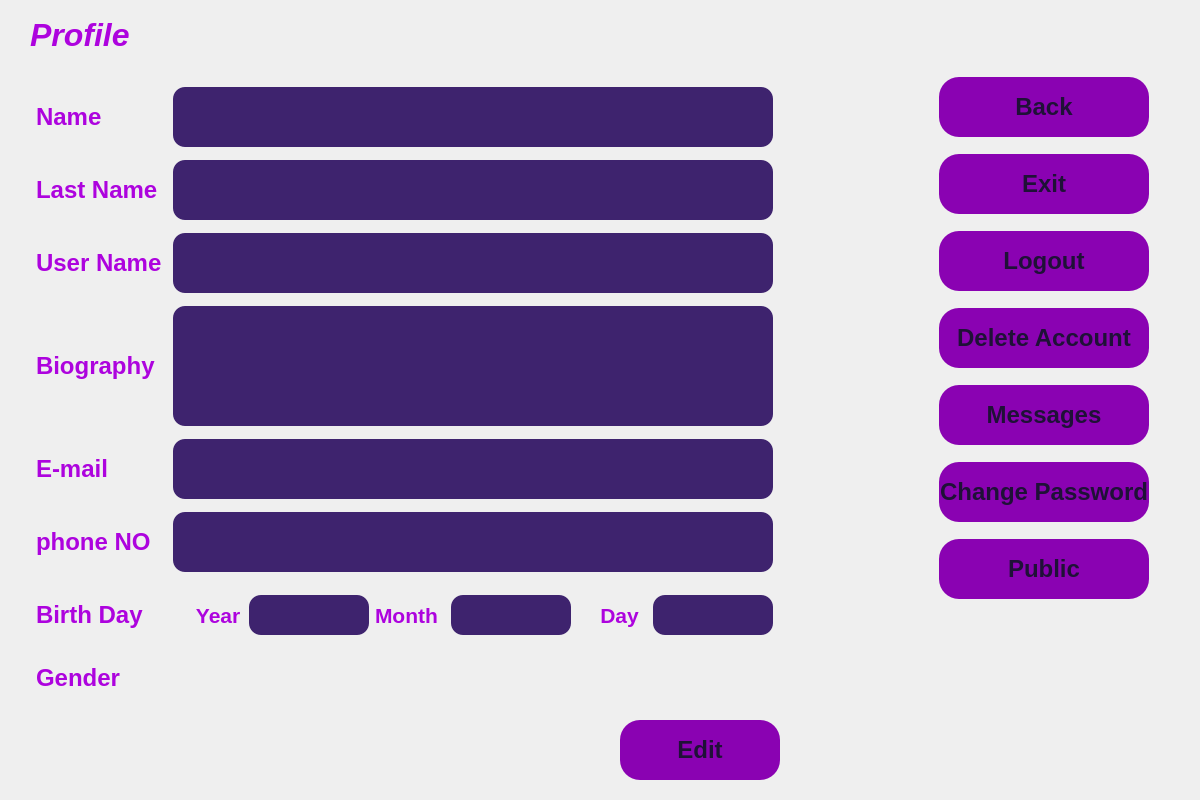
<?xml version="1.0" encoding="UTF-8"?>
<ui version="4.0">
 <class>setting</class>
 <widget class="QWidget" name="setting">
  <property name="geometry">
   <rect>
    <x>0</x>
    <y>0</y>
    <width>1200</width>
    <height>800</height>
   </rect>
  </property>
  <property name="minimumSize">
   <size>
    <width>1200</width>
    <height>800</height>
   </size>
  </property>
  <property name="maximumSize">
   <size>
    <width>16777215</width>
    <height>16777215</height>
   </size>
  </property>
  <property name="windowTitle">
   <string>Setting</string>
  </property>
  <property name="styleSheet">
   <string notr="true">setting
{
	background-color:#0a0612;
}
QPushButton
{
	background-color:#8a02b2;
	color:#1f1137;
	border-radius:20px;
}
QPushButton:hover
{
	background-color:#341d5c;
	color: #ffffff;
}
QLabel
{
	color:#ad03de;
}
QLineEdit
{
	background-color:#673ab7;
	color:#ffffff;
	border-radius:16px;
}
QLineEdit:hover
{
	background-color:#5d34a5;
}
QPlainTextEdit
{
	color:#ffffff;
	background-color:#3e236e;
	border-radius:12px;
}</string>
  </property>
  <widget class="QLabel" name="label_profile">
   <property name="geometry">
    <rect>
     <x>30</x>
     <y>10</y>
     <width>200</width>
     <height>50</height>
    </rect>
   </property>
   <property name="minimumSize">
    <size>
     <width>200</width>
     <height>50</height>
    </size>
   </property>
   <property name="maximumSize">
    <size>
     <width>200</width>
     <height>50</height>
    </size>
   </property>
   <property name="font">
    <font>
     <pointsize>24</pointsize>
     <italic>true</italic>
     <bold>true</bold>
    </font>
   </property>
   <property name="text">
    <string>Profile</string>
   </property>
  </widget>
  <widget class="QWidget" name="gridLayoutWidget">
   <property name="geometry">
    <rect>
     <x>30</x>
     <y>80</y>
     <width>750</width>
     <height>631</height>
    </rect>
   </property>
   <property name="font">
    <font>
     <pointsize>18</pointsize>
     <bold>true</bold>
    </font>
   </property>
   <layout class="QGridLayout" name="gridLayout">
    <property name="verticalSpacing">
     <number>6</number>
    </property>
    <item row="6" column="0">
     <widget class="QLabel" name="label_birthday">
      <property name="minimumSize">
       <size>
        <width>125</width>
        <height>60</height>
       </size>
      </property>
      <property name="maximumSize">
       <size>
        <width>125</width>
        <height>60</height>
       </size>
      </property>
      <property name="font">
       <font>
        <pointsize>18</pointsize>
        <bold>true</bold>
       </font>
      </property>
      <property name="text">
       <string>Birth Day</string>
      </property>
     </widget>
    </item>
    <item row="1" column="1">
     <widget class="QPlainTextEdit" name="pte_lastname">
      <property name="minimumSize">
       <size>
        <width>600</width>
        <height>60</height>
       </size>
      </property>
      <property name="maximumSize">
       <size>
        <width>600</width>
        <height>60</height>
       </size>
      </property>
      <property name="font">
       <font>
        <pointsize>18</pointsize>
        <bold>true</bold>
       </font>
      </property>
      <property name="readOnly">
       <bool>true</bool>
      </property>
     </widget>
    </item>
    <item row="3" column="1">
     <widget class="QPlainTextEdit" name="pte_biography">
      <property name="minimumSize">
       <size>
        <width>600</width>
        <height>120</height>
       </size>
      </property>
      <property name="maximumSize">
       <size>
        <width>600</width>
        <height>120</height>
       </size>
      </property>
      <property name="font">
       <font>
        <pointsize>18</pointsize>
        <bold>true</bold>
       </font>
      </property>
      <property name="readOnly">
       <bool>true</bool>
      </property>
     </widget>
    </item>
    <item row="0" column="1">
     <widget class="QPlainTextEdit" name="pte_name">
      <property name="minimumSize">
       <size>
        <width>600</width>
        <height>60</height>
       </size>
      </property>
      <property name="maximumSize">
       <size>
        <width>600</width>
        <height>60</height>
       </size>
      </property>
      <property name="font">
       <font>
        <pointsize>18</pointsize>
        <bold>true</bold>
       </font>
      </property>
      <property name="readOnly">
       <bool>true</bool>
      </property>
     </widget>
    </item>
    <item row="3" column="0">
     <widget class="QLabel" name="label_biography">
      <property name="minimumSize">
       <size>
        <width>125</width>
        <height>120</height>
       </size>
      </property>
      <property name="maximumSize">
       <size>
        <width>125</width>
        <height>120</height>
       </size>
      </property>
      <property name="font">
       <font>
        <pointsize>18</pointsize>
        <bold>true</bold>
       </font>
      </property>
      <property name="text">
       <string>Biography</string>
      </property>
     </widget>
    </item>
    <item row="4" column="0">
     <widget class="QLabel" name="label_email">
      <property name="minimumSize">
       <size>
        <width>125</width>
        <height>60</height>
       </size>
      </property>
      <property name="maximumSize">
       <size>
        <width>125</width>
        <height>60</height>
       </size>
      </property>
      <property name="font">
       <font>
        <pointsize>18</pointsize>
        <bold>true</bold>
       </font>
      </property>
      <property name="text">
       <string>E-mail</string>
      </property>
     </widget>
    </item>
    <item row="0" column="0">
     <widget class="QLabel" name="label_name">
      <property name="minimumSize">
       <size>
        <width>125</width>
        <height>60</height>
       </size>
      </property>
      <property name="maximumSize">
       <size>
        <width>125</width>
        <height>60</height>
       </size>
      </property>
      <property name="font">
       <font>
        <pointsize>18</pointsize>
        <bold>true</bold>
       </font>
      </property>
      <property name="text">
       <string>Name</string>
      </property>
     </widget>
    </item>
    <item row="6" column="1">
     <layout class="QHBoxLayout" name="horizontalLayout">
      <property name="spacing">
       <number>6</number>
      </property>
      <item>
       <widget class="QLabel" name="label_year">
        <property name="minimumSize">
         <size>
          <width>70</width>
          <height>40</height>
         </size>
        </property>
        <property name="maximumSize">
         <size>
          <width>70</width>
          <height>40</height>
         </size>
        </property>
        <property name="font">
         <font>
          <pointsize>16</pointsize>
          <bold>true</bold>
         </font>
        </property>
        <property name="text">
         <string>    Year</string>
        </property>
       </widget>
      </item>
      <item>
       <widget class="QPlainTextEdit" name="pte_year">
        <property name="minimumSize">
         <size>
          <width>120</width>
          <height>40</height>
         </size>
        </property>
        <property name="maximumSize">
         <size>
          <width>120</width>
          <height>40</height>
         </size>
        </property>
        <property name="font">
         <font>
          <pointsize>18</pointsize>
          <bold>true</bold>
         </font>
        </property>
        <property name="readOnly">
         <bool>true</bool>
        </property>
       </widget>
      </item>
      <item>
       <widget class="QLabel" name="label_month">
        <property name="minimumSize">
         <size>
          <width>70</width>
          <height>40</height>
         </size>
        </property>
        <property name="maximumSize">
         <size>
          <width>70</width>
          <height>40</height>
         </size>
        </property>
        <property name="font">
         <font>
          <pointsize>16</pointsize>
          <bold>true</bold>
         </font>
        </property>
        <property name="text">
         <string>Month</string>
        </property>
       </widget>
      </item>
      <item>
       <widget class="QPlainTextEdit" name="pte_month">
        <property name="minimumSize">
         <size>
          <width>120</width>
          <height>40</height>
         </size>
        </property>
        <property name="maximumSize">
         <size>
          <width>120</width>
          <height>40</height>
         </size>
        </property>
        <property name="font">
         <font>
          <pointsize>18</pointsize>
          <bold>true</bold>
         </font>
        </property>
        <property name="readOnly">
         <bool>true</bool>
        </property>
       </widget>
      </item>
      <item>
       <widget class="QLabel" name="label_day">
        <property name="minimumSize">
         <size>
          <width>70</width>
          <height>40</height>
         </size>
        </property>
        <property name="maximumSize">
         <size>
          <width>70</width>
          <height>40</height>
         </size>
        </property>
        <property name="font">
         <font>
          <pointsize>16</pointsize>
          <bold>true</bold>
         </font>
        </property>
        <property name="text">
         <string>    Day</string>
        </property>
       </widget>
      </item>
      <item>
       <widget class="QPlainTextEdit" name="pte_day">
        <property name="minimumSize">
         <size>
          <width>120</width>
          <height>40</height>
         </size>
        </property>
        <property name="maximumSize">
         <size>
          <width>120</width>
          <height>40</height>
         </size>
        </property>
        <property name="font">
         <font>
          <pointsize>18</pointsize>
          <bold>true</bold>
         </font>
        </property>
        <property name="readOnly">
         <bool>true</bool>
        </property>
       </widget>
      </item>
     </layout>
    </item>
    <item row="4" column="1">
     <widget class="QPlainTextEdit" name="pte_email">
      <property name="minimumSize">
       <size>
        <width>600</width>
        <height>60</height>
       </size>
      </property>
      <property name="maximumSize">
       <size>
        <width>600</width>
        <height>60</height>
       </size>
      </property>
      <property name="font">
       <font>
        <pointsize>18</pointsize>
        <bold>true</bold>
       </font>
      </property>
      <property name="readOnly">
       <bool>true</bool>
      </property>
     </widget>
    </item>
    <item row="7" column="0">
     <widget class="QLabel" name="label_gender">
      <property name="minimumSize">
       <size>
        <width>125</width>
        <height>40</height>
       </size>
      </property>
      <property name="maximumSize">
       <size>
        <width>125</width>
        <height>40</height>
       </size>
      </property>
      <property name="font">
       <font>
        <pointsize>18</pointsize>
        <bold>true</bold>
       </font>
      </property>
      <property name="text">
       <string>Gender</string>
      </property>
     </widget>
    </item>
    <item row="5" column="0">
     <widget class="QLabel" name="label_phonenumber">
      <property name="minimumSize">
       <size>
        <width>125</width>
        <height>60</height>
       </size>
      </property>
      <property name="maximumSize">
       <size>
        <width>125</width>
        <height>60</height>
       </size>
      </property>
      <property name="font">
       <font>
        <pointsize>18</pointsize>
        <bold>true</bold>
       </font>
      </property>
      <property name="text">
       <string>phone NO</string>
      </property>
     </widget>
    </item>
    <item row="1" column="0">
     <widget class="QLabel" name="label_lastname">
      <property name="minimumSize">
       <size>
        <width>125</width>
        <height>60</height>
       </size>
      </property>
      <property name="maximumSize">
       <size>
        <width>125</width>
        <height>60</height>
       </size>
      </property>
      <property name="font">
       <font>
        <pointsize>18</pointsize>
        <bold>true</bold>
       </font>
      </property>
      <property name="text">
       <string>Last Name</string>
      </property>
     </widget>
    </item>
    <item row="5" column="1">
     <widget class="QPlainTextEdit" name="pte_phonenumber">
      <property name="minimumSize">
       <size>
        <width>600</width>
        <height>60</height>
       </size>
      </property>
      <property name="maximumSize">
       <size>
        <width>600</width>
        <height>60</height>
       </size>
      </property>
      <property name="font">
       <font>
        <pointsize>18</pointsize>
        <bold>true</bold>
       </font>
      </property>
      <property name="readOnly">
       <bool>true</bool>
      </property>
     </widget>
    </item>
    <item row="2" column="0">
     <widget class="QLabel" name="label_username">
      <property name="minimumSize">
       <size>
        <width>125</width>
        <height>60</height>
       </size>
      </property>
      <property name="maximumSize">
       <size>
        <width>125</width>
        <height>60</height>
       </size>
      </property>
      <property name="font">
       <font>
        <pointsize>18</pointsize>
        <bold>true</bold>
       </font>
      </property>
      <property name="text">
       <string>User Name</string>
      </property>
     </widget>
    </item>
    <item row="2" column="1">
     <widget class="QPlainTextEdit" name="pte_username">
      <property name="minimumSize">
       <size>
        <width>600</width>
        <height>60</height>
       </size>
      </property>
      <property name="maximumSize">
       <size>
        <width>600</width>
        <height>60</height>
       </size>
      </property>
      <property name="font">
       <font>
        <pointsize>18</pointsize>
        <bold>true</bold>
       </font>
      </property>
      <property name="readOnly">
       <bool>true</bool>
      </property>
     </widget>
    </item>
   </layout>
  </widget>
  <widget class="QPushButton" name="btn_edit">
   <property name="geometry">
    <rect>
     <x>620</x>
     <y>720</y>
     <width>160</width>
     <height>60</height>
    </rect>
   </property>
   <property name="minimumSize">
    <size>
     <width>160</width>
     <height>60</height>
    </size>
   </property>
   <property name="maximumSize">
    <size>
     <width>160</width>
     <height>60</height>
    </size>
   </property>
   <property name="font">
    <font>
     <pointsize>18</pointsize>
     <bold>true</bold>
    </font>
   </property>
   <property name="text">
    <string>Edit</string>
   </property>
  </widget>
  <widget class="QWidget" name="verticalLayoutWidget">
   <property name="geometry">
    <rect>
     <x>939</x>
     <y>70</y>
     <width>221</width>
     <height>541</height>
    </rect>
   </property>
   <layout class="QVBoxLayout" name="verticalLayout">
    <property name="spacing">
     <number>10</number>
    </property>
    <item>
     <widget class="QPushButton" name="btn_back">
      <property name="minimumSize">
       <size>
        <width>210</width>
        <height>60</height>
       </size>
      </property>
      <property name="maximumSize">
       <size>
        <width>210</width>
        <height>60</height>
       </size>
      </property>
      <property name="font">
       <font>
        <pointsize>18</pointsize>
        <italic>false</italic>
        <bold>true</bold>
       </font>
      </property>
      <property name="text">
       <string>Back</string>
      </property>
     </widget>
    </item>
    <item>
     <widget class="QPushButton" name="btn_exit">
      <property name="minimumSize">
       <size>
        <width>210</width>
        <height>60</height>
       </size>
      </property>
      <property name="maximumSize">
       <size>
        <width>210</width>
        <height>60</height>
       </size>
      </property>
      <property name="font">
       <font>
        <pointsize>18</pointsize>
        <italic>false</italic>
        <bold>true</bold>
       </font>
      </property>
      <property name="text">
       <string>Exit</string>
      </property>
     </widget>
    </item>
    <item>
     <widget class="QPushButton" name="btn_logout">
      <property name="minimumSize">
       <size>
        <width>210</width>
        <height>60</height>
       </size>
      </property>
      <property name="maximumSize">
       <size>
        <width>210</width>
        <height>60</height>
       </size>
      </property>
      <property name="font">
       <font>
        <pointsize>18</pointsize>
        <italic>false</italic>
        <bold>true</bold>
       </font>
      </property>
      <property name="text">
       <string>Logout</string>
      </property>
     </widget>
    </item>
    <item>
     <widget class="QPushButton" name="btn_deleteaccount">
      <property name="minimumSize">
       <size>
        <width>210</width>
        <height>60</height>
       </size>
      </property>
      <property name="maximumSize">
       <size>
        <width>210</width>
        <height>60</height>
       </size>
      </property>
      <property name="font">
       <font>
        <pointsize>18</pointsize>
        <italic>false</italic>
        <bold>true</bold>
       </font>
      </property>
      <property name="text">
       <string>Delete Account</string>
      </property>
     </widget>
    </item>
    <item>
     <widget class="QPushButton" name="btn_messages">
      <property name="minimumSize">
       <size>
        <width>210</width>
        <height>60</height>
       </size>
      </property>
      <property name="maximumSize">
       <size>
        <width>210</width>
        <height>60</height>
       </size>
      </property>
      <property name="font">
       <font>
        <pointsize>18</pointsize>
        <italic>false</italic>
        <bold>true</bold>
       </font>
      </property>
      <property name="text">
       <string>Messages</string>
      </property>
     </widget>
    </item>
    <item>
     <widget class="QPushButton" name="btn_changepassword">
      <property name="minimumSize">
       <size>
        <width>210</width>
        <height>60</height>
       </size>
      </property>
      <property name="maximumSize">
       <size>
        <width>210</width>
        <height>60</height>
       </size>
      </property>
      <property name="font">
       <font>
        <pointsize>18</pointsize>
        <bold>true</bold>
       </font>
      </property>
      <property name="text">
       <string>Change Password</string>
      </property>
     </widget>
    </item>
    <item>
     <widget class="QPushButton" name="btn_publicprivate">
      <property name="minimumSize">
       <size>
        <width>210</width>
        <height>60</height>
       </size>
      </property>
      <property name="maximumSize">
       <size>
        <width>210</width>
        <height>60</height>
       </size>
      </property>
      <property name="font">
       <font>
        <pointsize>18</pointsize>
        <bold>true</bold>
       </font>
      </property>
      <property name="text">
       <string>Public</string>
      </property>
     </widget>
    </item>
   </layout>
  </widget>
 </widget>
 <resources/>
 <connections/>
</ui>
